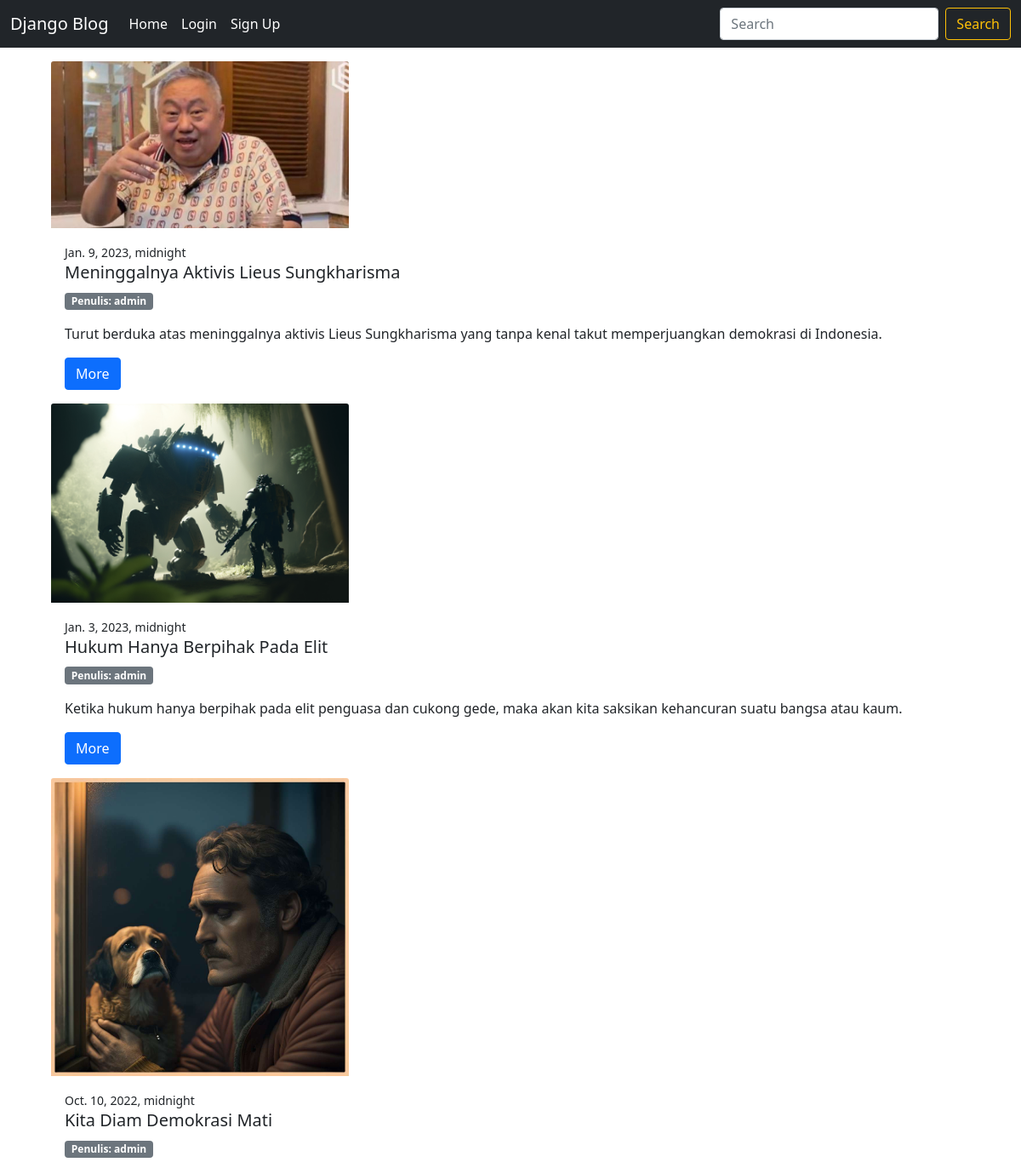
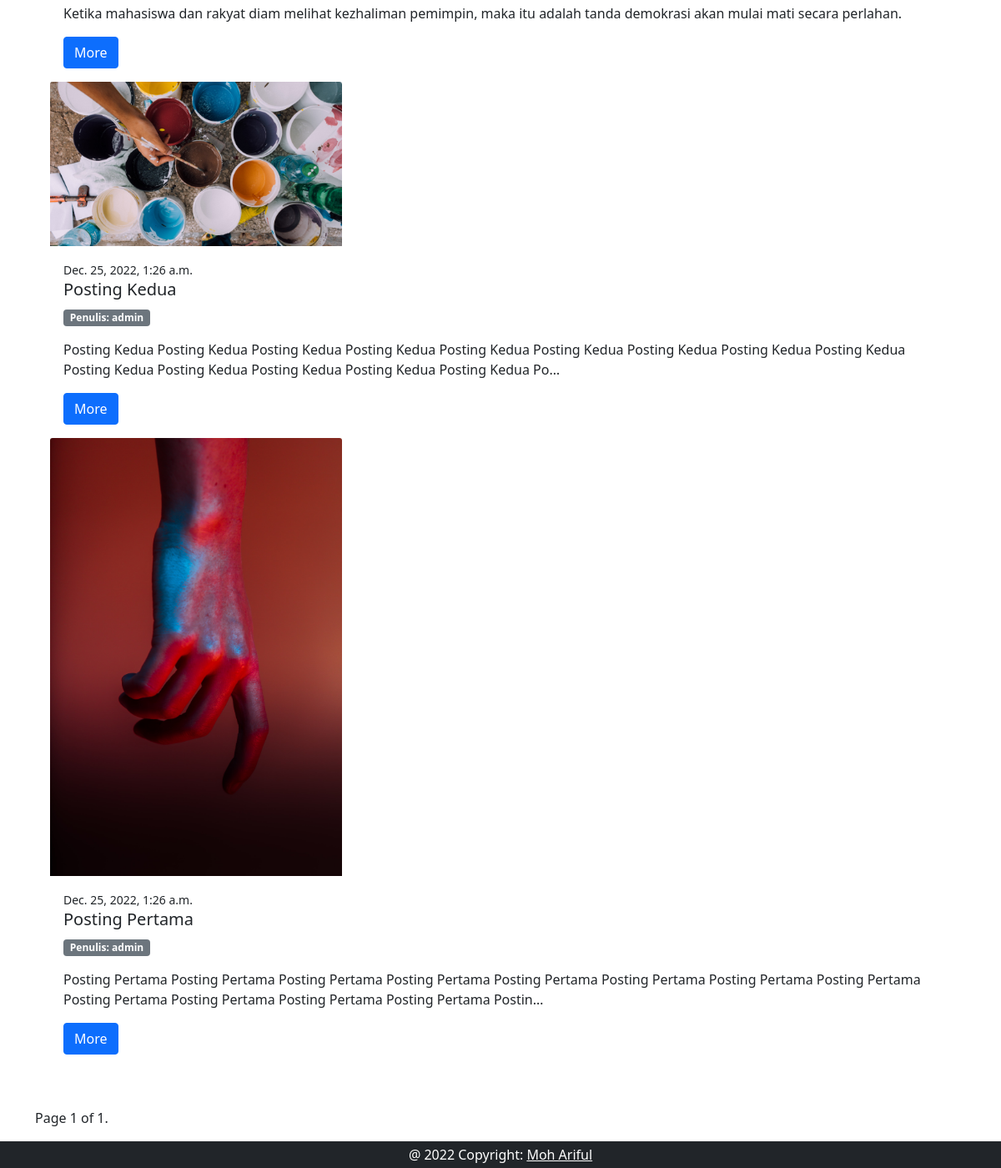
The page / on the database its author committed (2 pictures, top to bottom).
### posting/models.py (models this page shows, shortened)
class Posting(models.Model):
    judul = models.CharField(max_length=200)
    konten = models.TextField()
    image = models.ImageField(null=True, blank=True, upload_to='images')
    date = models.DateTimeField()
    penulis = models.ForeignKey(User, on_delete=models.CASCADE)

### posting/views.py (the view)
# urls.py: path('', index, name='index'),
def index(request):
    postings = Posting.objects.all().order_by('-id')
    paginator = Paginator(postings, 7)
    page = request.GET.get('page')
    postings = paginator.get_page(page)
    context = {
        'postings': postings
    }
    return render(request, 'posting/index.html', context)

### templates/posting/index.html (shortened to what this page needs)
{% extends 'base.html' %}
{% block content %}
<div class="container mt-3 mb-5 justify-content-center" style="width: 69rem;">
    {% for posting in postings %}
    <img src="{{ posting.image.url }}"  style="width:350px" class="card-img-top" alt="my image">
    <div class="card-body">
        <small>{{ posting.date }}</small>
      <h5 class="card-title">{{ posting.judul }}</h5>
      <p class='badge bg-secondary'>Penulis: {{ posting.penulis }} </p>
      <p class="card-text">{{ posting.konten|truncatechars:199 }}</p>
      <a href="{% url 'detail' posting.pk %}" class="btn btn-primary">More</a>
    </div>
    {% endfor %}
  </div>
  <div class="container mt-5 mb-5">
    <div class="pagination mt-5">
      <span class="step-links">
          <span class="current">
              Page {{ postings.number }} of {{ postings.paginator.num_pages }}.
          </span>
      </span>
  </div>
  </div>
{% endblock %}

### templates/base.html (shortened to what this page needs)
{% load static %}
<!doctype html>
<html lang="en">
  <head>
    <link href="https://cdn.jsdelivr.net/npm/bootstrap@5.0.2/dist/css/bootstrap.min.css" rel="stylesheet">
  </head>
  <body>
    <nav class="navbar navbar-expand navbar-dark bg-dark" aria-label="Second navbar example">
        <div class="container-fluid">
          <a class="navbar-brand" href="#">Django Blog</a>
          <div class="collapse navbar-collapse" id="navbarsExample02">
            <ul class="navbar-nav me-auto">
              <li class="nav-item">
                <a class="nav-link active" aria-current="page" href="{% url 'index' %}">Home</a>
              </li>
              {% if user.is_authenticated %}
              <li class="nav-item">
                <a class="nav-link active" href="{% url 'logout' %}">Log Out</a>
              </li>
              <li class="nav-item">
                <a class="nav-link active" href="{% url 'add' %}">Add Post</a>
              </li>
              {% else %}
              <li class="nav-item">
                <a class="nav-link active" href="{% url 'login' %}">Login</a>
              </li>
              <li class="nav-item">
                <a class="nav-link active" href="{% url 'signup' %}">Sign Up</a>
              </li>
            </ul>
            {% endif %}
            <form class="d-flex" role="search" method="get" action="{% url 'search' %}">
              <input class="form-control me-2" type="search" name="q" placeholder="Search" aria-label="Search" value="{{ request.GET.q }}">
              <button class="btn btn-outline-warning" type="submit">Search</button>
            </form>
          </div>
        </div>
      </nav>
    {% block content %}
    {% endblock %}
    <footer class="bg-dark fixed-bottom p-1">
      <div class="text-center text-white">
        @ 2022 Copyright:
        <a class="text-white" href="https://ap-inventory.xyz">Moh Ariful</a>
      </div>
    </footer>
  </body>
</html>

### rows shown on the page
Posting: image (picture), date "Jan. 9, 2023, midnight", judul "Meninggalnya Aktivis Lieus Sungkharisma", penulis "admin", konten "Turut berduka atas meninggalnya aktivis Lieus Sungkharisma yang tanpa kenal takut memperjuangkan demokrasi di Indonesia."
Posting: image (picture), date "Jan. 3, 2023, midnight", judul "Hukum Hanya Berpihak Pada Elit", penulis "admin", konten "Ketika hukum hanya berpihak pada elit penguasa dan cukong gede, maka akan kita saksikan kehancuran suatu bangsa atau kaum."
Posting: image (picture), date "Oct. 10, 2022, midnight", judul "Kita Diam Demokrasi Mati", penulis "admin", konten "Ketika mahasiswa dan rakyat diam melihat kezhaliman pemimpin, maka itu adalah tanda demokrasi akan mulai mati secara perlahan."
Posting: image (picture), date "Dec. 25, 2022, 1:26 a.m.", judul "Posting Kedua", penulis "admin", konten "Posting Kedua Posting Kedua Posting Kedua Posting Kedua Posting Kedua Posting Kedua Posting Kedua Posting Kedua Posting Kedua Posting Kedua Posting Kedua Posting Kedua Posting Kedua Posting Kedua Po…"
Posting: image (picture), date "Dec. 25, 2022, 1:26 a.m.", judul "Posting Pertama", penulis "admin", konten "Posting Pertama Posting Pertama Posting Pertama Posting Pertama Posting Pertama Posting Pertama Posting Pertama Posting Pertama Posting Pertama Posting Pertama Posting Pertama Posting Pertama Postin…"

### other values the page prints
{{ postings.number }} "1"
{{ postings.paginator.num_pages }} "1"
